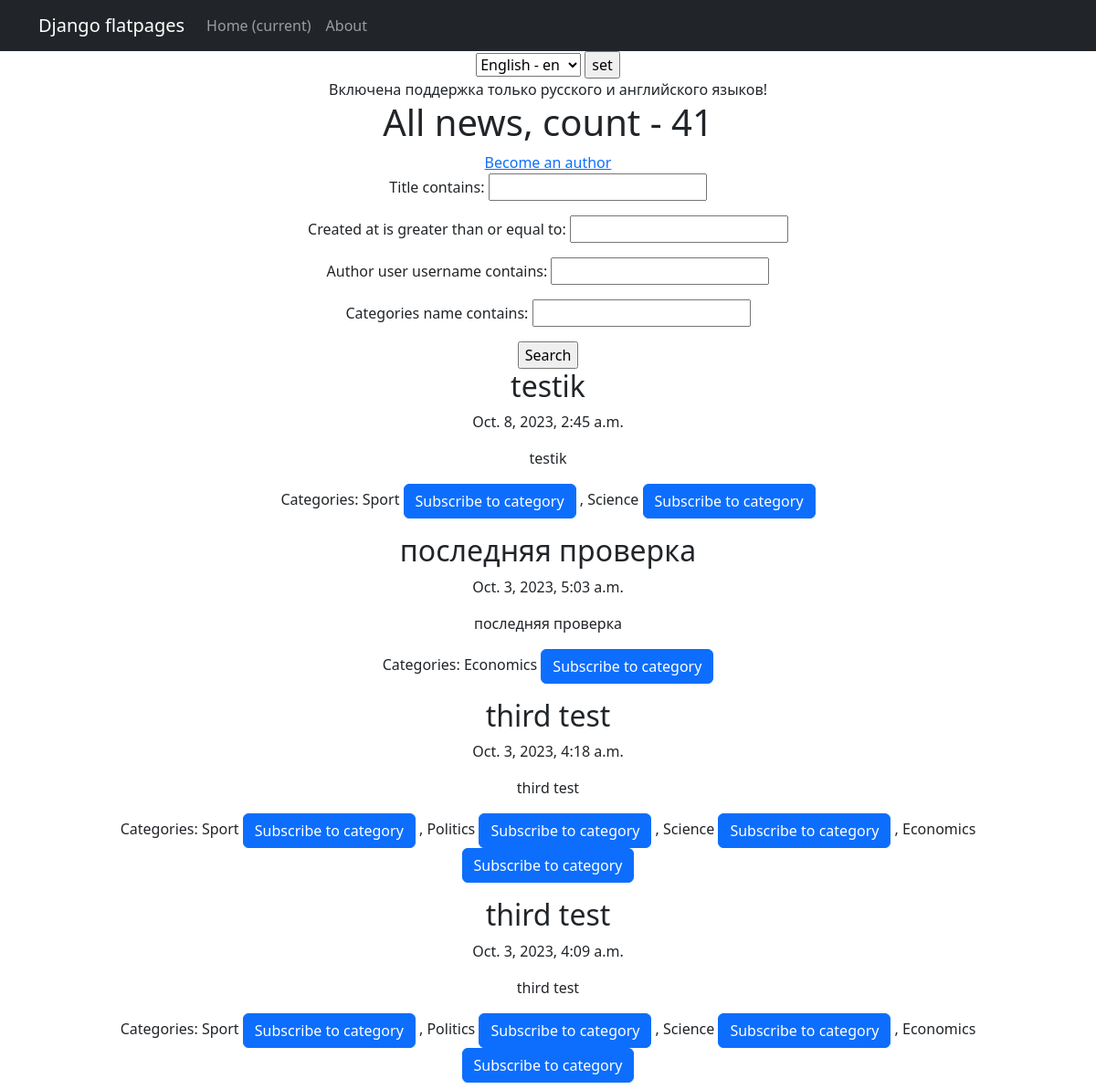
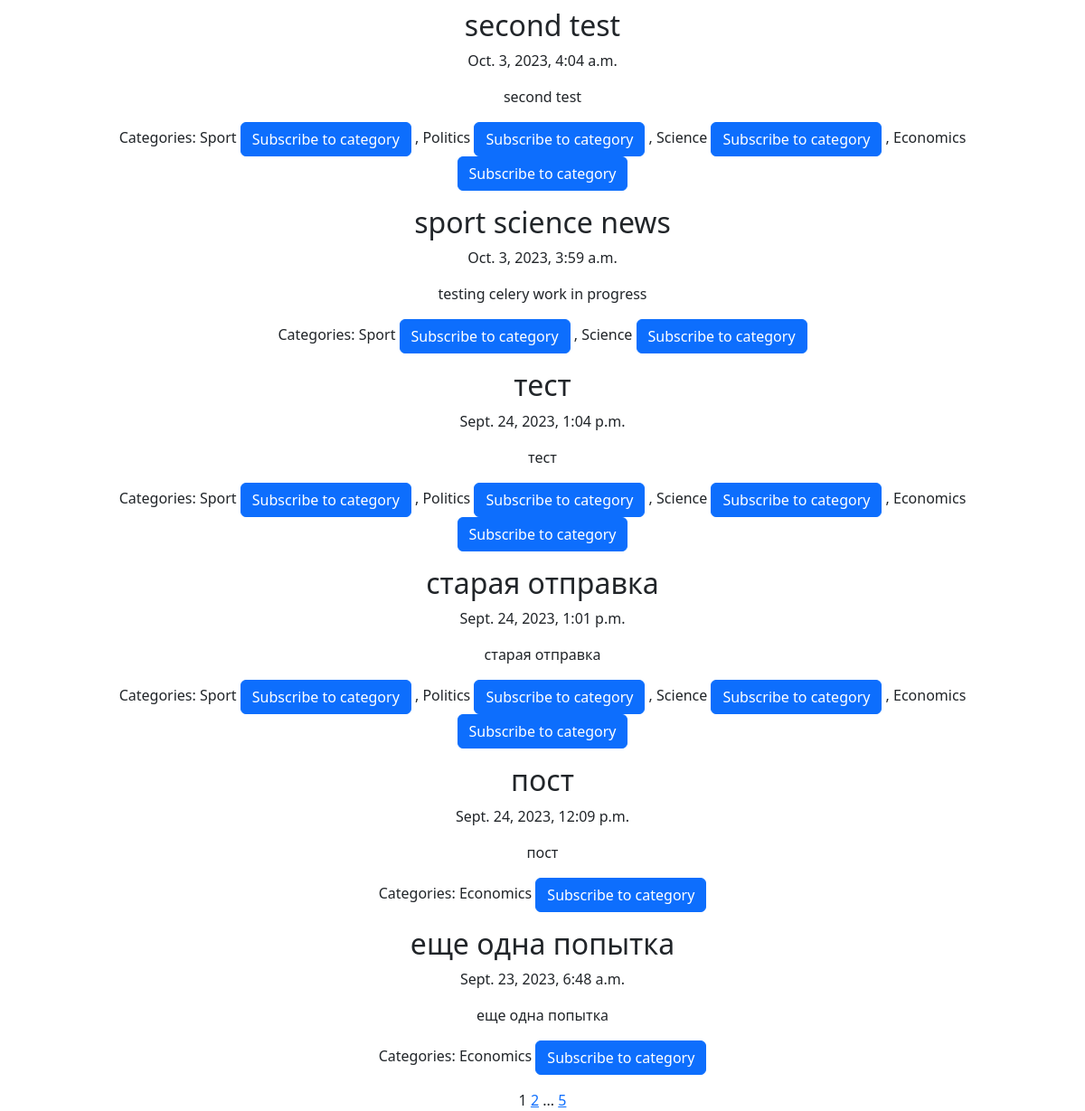
Page /news/ on the committed database (2 pictures, top to bottom).
### news/models.py (models this page shows, shortened)
class Post(models.Model):
    author = models.ForeignKey(Author, on_delete=models.CASCADE)
    post_type = models.CharField(max_length=50, choices=[('article', 'Article'), ('news', 'News')])
    created_at = models.DateTimeField(auto_now_add=True)
    categories = models.ManyToManyField(Category, through='PostCategory')
    title = models.CharField(max_length=255)
    text = models.TextField()
    rating = models.FloatField(default=0.0)

class Category(models.Model):
    name = models.CharField(max_length=100, unique=True)
    subscribers = models.ManyToManyField(User, related_name='subscriptions')

### news/views.py (the view)
# urls.py: path('news/', cache_page(60*1)(NewsList.as_view())),
class NewsList(ListView):
    model = Post
    template_name = 'news.html'
    context_object_name = 'news'
    paginate_by = 10
    def get_queryset(self):
        queryset = Post.objects.filter(post_type='news').order_by('-created_at')
        self.filterset = PostFilter(self.request.GET, queryset)
        return self.filterset.qs
    def get_context_data(self, **kwargs):
        context = super().get_context_data(**kwargs)
        context['filterset'] = self.filterset
        context['news_count'] = self.get_queryset().count()
        return context

### news/templatetags/custom_tags.py (called while the page is built)
@register.simple_tag(takes_context=True)
def url_replace(context, **kwargs):
   d = context['request'].GET.copy()
   for k, v in kwargs.items():
       d[k] = v
   return d.urlencode()

### news/templatetags/my_filters.py (called while the page is built)
@register.filter
def censor(value):
    unwanted_words = ["сиськижопа", "жопа", 'сиськи']
    words = value.split()
    censored_words = [word if word.lower() not in unwanted_words else '*' * len(word) for word in words]
    censored_text = ' '.join(censored_words)
    return censored_text

### templates/news.html (shortened to what this page needs)
{% extends 'flatpages/default.html' %}
{% load i18n my_filters custom_tags %}
{% block content %}
{% load i18n %}
<html lang="en">
<head>
</head>
<body>
    <form action="{% url 'set_language' %}" method="POST"> {% csrf_token %}
        <select name="language" id="">
            {% get_available_languages as LANGUAGES %}
            {% get_language_info_list for LANGUAGES as languages %}
            {% for language in languages %}
                <option value="{{ language.code }}" {% if language.code == LANGUAGE_CODE %} selected {% endif %}>
                    {{ language.name_local }} - {{ language.code }}
                </option>
            {% endfor %}
        </select>
        <input type="submit" value="set">
    </form>
    {% trans "Включена поддержка только русского и английского языков" %}!
</body>
</html>
<h1>{% trans "All news, count -" %} {{news_count}}</h1>
<a href="{% url 'become_author' %}">{% trans "Become an author" %}</a>
{% if news %}
{% load cache %}
{% cache 30 finder %}
   <form action="" method="get">
       {{ filterset.form.as_p }}
       <input type="submit" value="{% trans "Search" %}" />
   </form>
{% endcache %}
{% for n in news %}
<h2>{{ n.title|censor }}</h2>
<p>{{ n.created_at}}</p>
<p>{{ n.text|truncatewords:20|censor }}</p>
<p>{% trans "Категории:" %}
{% for category in n.categories.all %}
    {{ category.name }}
    {% if user not in category.subscribers.all %}
        <a href="{% url 'subscribe_to_category' category.id %}" class="btn btn-primary">{% trans "Подписаться на категорию" %}</a>
    {% endif %}
    {% if not forloop.last %}, {% endif %}
{% endfor %}
</p>
{% endfor %}
{% else %}
<h2>{% trans "Новостей нет!" %}</h2>
{% endif %}
{% cache 15 pagin %}
   {{ page_obj.number }}
   {% if page_obj.has_next %}
       <a href="?{% url_replace page=page_obj.next_page_number %}">{{ page_obj.next_page_number }}</a>
       {% if paginator.num_pages != page_obj.next_page_number %}
           ...
           <a href="?{% url_replace page=page_obj.paginator.num_pages %}">{{ page_obj.paginator.num_pages }}</a>
       {% endif %}
   {% endif %}
{% endcache %}
{% endblock %}

### rows in the picture
Post: title|censor "testik", created_at "Oct. 8, 2023, 2:45 a.m.", text|censor "testik"
Category: name "Sport"
Category: name "Science"
Post: title|censor "последняя проверка", created_at "Oct. 3, 2023, 5:03 a.m.", text|censor "последняя проверка"
Category: name "Economics"
Post: title|censor "third test", created_at "Oct. 3, 2023, 4:18 a.m.", text|censor "third test"
Category: name "Politics"
Post: title|censor "third test", created_at "Oct. 3, 2023, 4:09 a.m.", text|censor "third test"
Post: title|censor "second test", created_at "Oct. 3, 2023, 4:04 a.m.", text|censor "second test"
Post: title|censor "sport science news", created_at "Oct. 3, 2023, 3:59 a.m.", text|censor "testing celery work in progress"
Post: title|censor "тест", created_at "Sept. 24, 2023, 1:04 p.m.", text|censor "тест"
Post: title|censor "старая отправка", created_at "Sept. 24, 2023, 1:01 p.m.", text|censor "старая отправка"
Post: title|censor "пост", created_at "Sept. 24, 2023, 12:09 p.m.", text|censor "пост"
Post: title|censor "еще одна попытка", created_at "Sept. 23, 2023, 6:48 a.m.", text|censor "еще одна попытка"

### other values in the picture
{{ news_count }} "41"
{{ page_obj.number }} "1"
{{ page_obj.next_page_number }} "2"
{{ page_obj.paginator.num_pages }} "5"
form field language "English - en"
